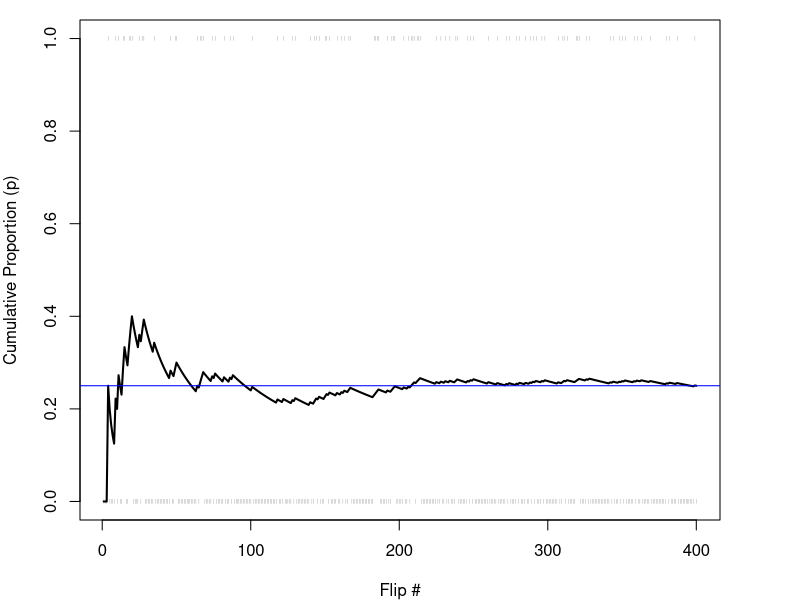
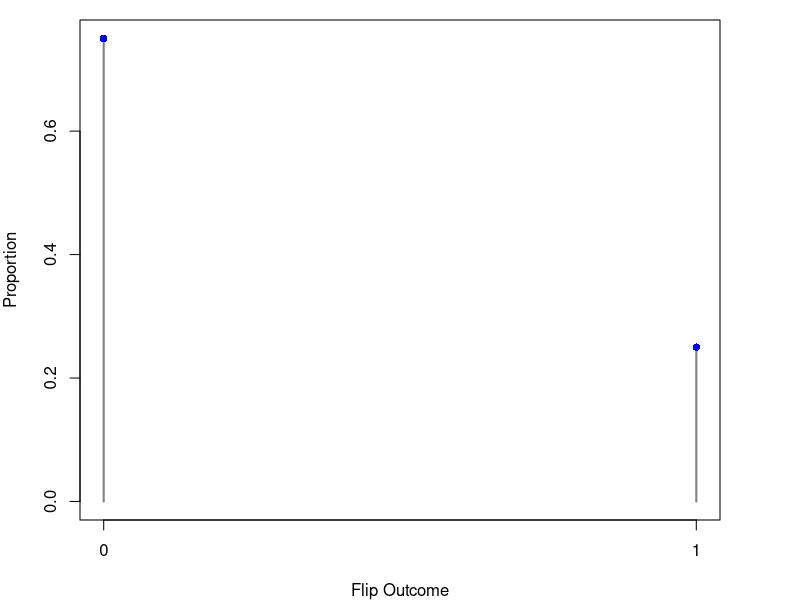
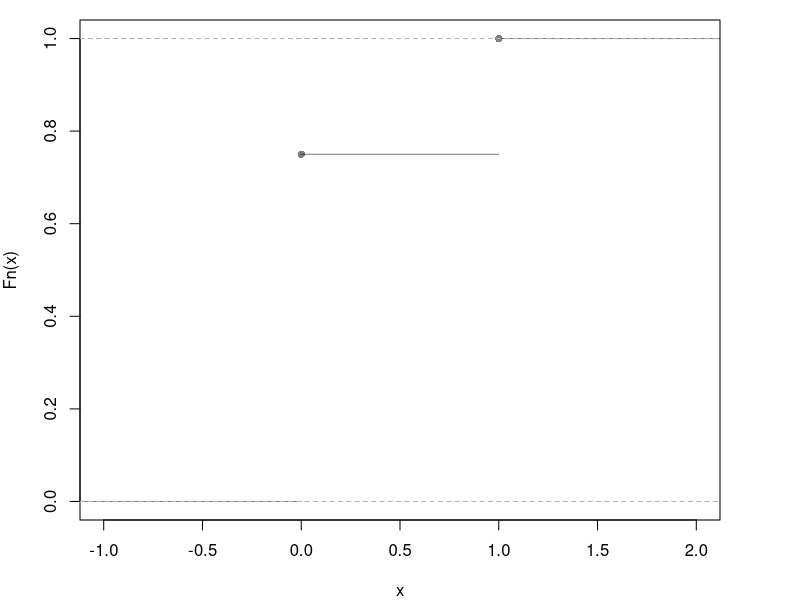
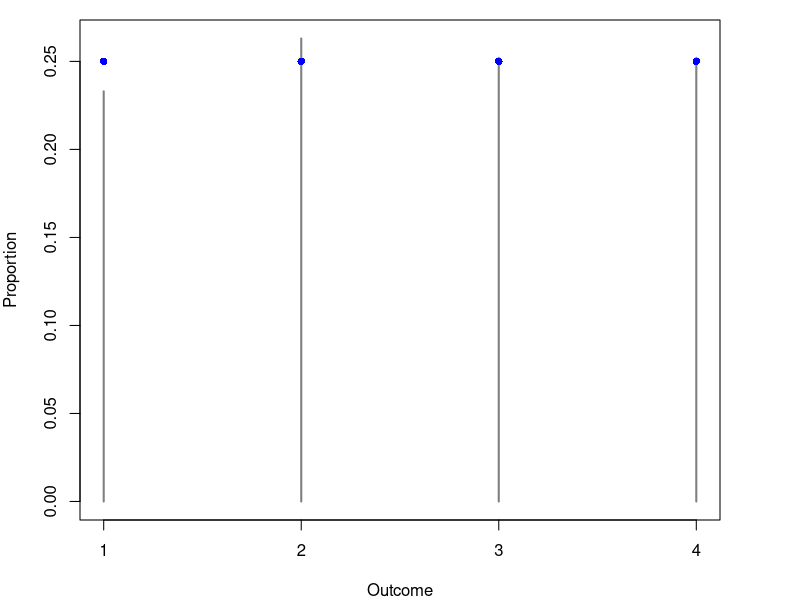
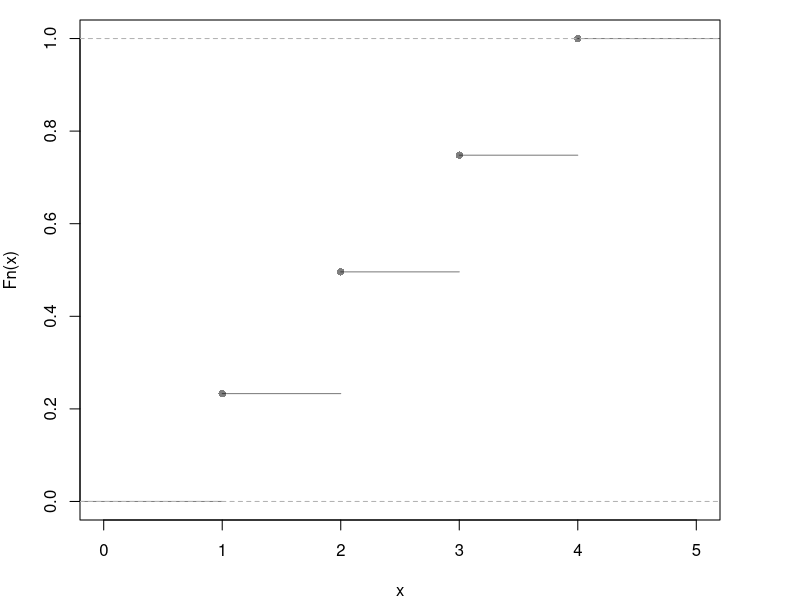
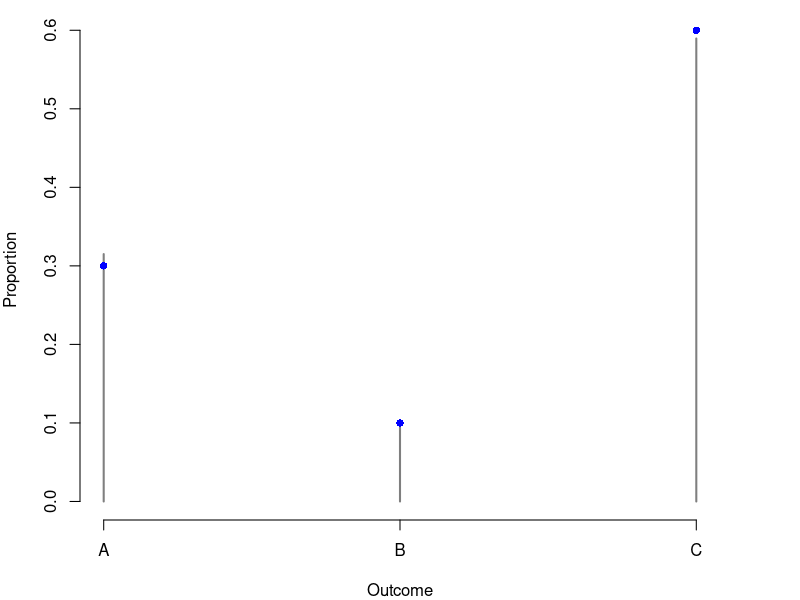
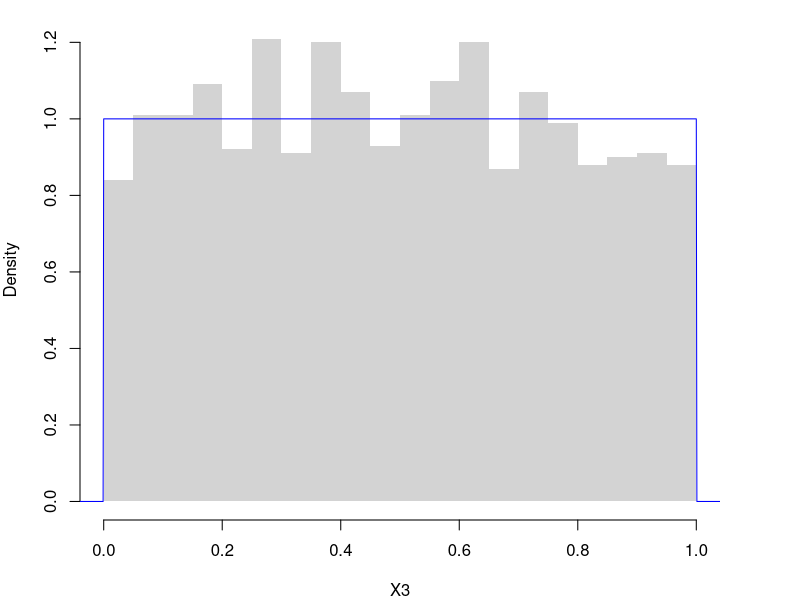
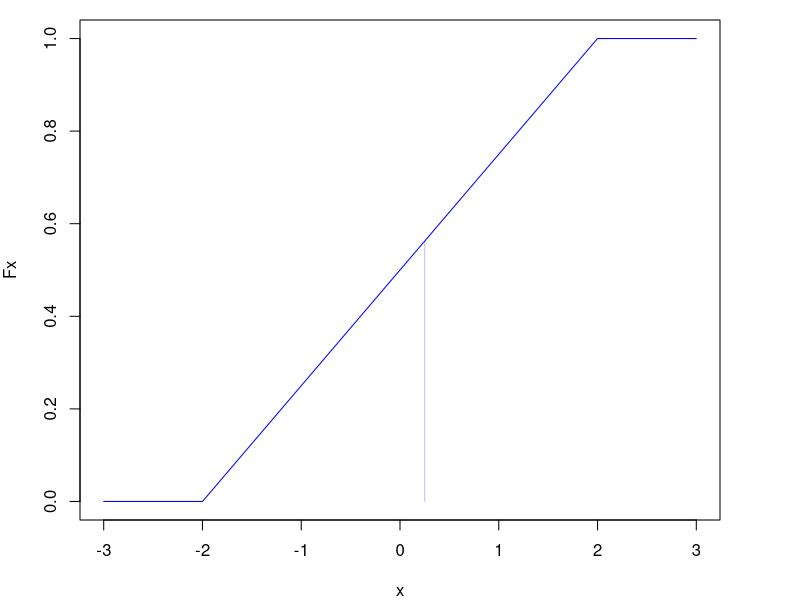

These charts were generated, in order, by the following R code:
## ---- chunk 1
x <- c(0,1)
x_probs <- c(3/4, 1/4)

sample(x, 1, prob=x_probs, replace=T) # 1 Flip
sample(x, 4, prob=x_probs, replace=T) # 4 Flips 
X0 <- sample(x, 400, prob=x_probs, replace=T)

# Plot Cumulative Proportion
X0_t <- seq(1, length(X0)) #head(X0_t)
X0_mt <- cumsum(X0)/X0_t #head(X0_mt)
par(mar=c(4,4,1,4))
plot(X0_t, X0_mt, type='l',
    ylab='Cumulative Proportion (p)',
    xlab='Flip #', 
    ylim=c(0,1), 
    lwd=2)
# Show individual flip outcomes
points(X0_t, X0, col=grey(0,.5),
    pch='|', cex=.3)
# Show theoretical proportions
abline(h=0.25, col='blue')

# Plot Long run proportions
proportions <- table(X0)/length(X0)
plot(proportions, 
    col=grey(0, 0.5),
    xlab='Flip Outcome', 
    ylab='Proportion',
    main=NA)
points(c(0,1), c(.75, .25), pch=16, col='blue') # Theoretical values

# Plot CDF
plot( ecdf(X0), col=grey(0,.5),
    pch=16, main=NA) #Empirical
#points(c(0,1), c(.75, 1), pch=16, col='blue') # Theoretical
## ---- chunk 2
x <- c(1,2,3,4)
x_probs <- c(1/4, 1/4, 1/4, 1/4)
# sample(x, 1, prob=x_probs, replace=T) # 1 roll
X1 <- sample(x, 2000, prob=x_probs, replace=T) # 2000 rolls

# Plot Long run proportions
proportions <- table(X1)/length(X1)
plot(proportions, col=grey(0,.5),
    xlab='Outcome', ylab='Proportion', main=NA)
points(x, x_probs, pch=16, col='blue') # Theoretical values

# Hist w/ Theoretical Counts
# hist(X1, breaks=50, border=NA, main=NA, ylab='Count')
# points(x, x_probs*length(X1), pch='-') 

# Alternative Plot
plot( ecdf(X1), pch=16, col=grey(0,.5), main=NA)

# Alternative Plot 2
#props <- table(X1)
#barplot(props, ylim = c(0, 0.35), ylab = "Proportion", xlab = "Value")
#abline(h = 1/4, lty = 2)
## ---- chunk 3
x <- c('A', 'B', 'C')
x_probs <- c(3/10, 1/10, 6/10)
sum(x_probs)
X2 <- sample(x, 2000, prob=x_probs, replace=T) # sample of 2000

# Plot Long run proportions
proportions <- table(X2)/length(X2)
plot(proportions, col=grey(0,.5),
    xlab='Outcome', ylab='Proportion', main=NA)
points(x_probs, pch=16, col='blue') # Theoretical values

# Histogram version
# X2_alt <- X1
# X2_alt[X2_alt=='A'] <- 1
#X2_alt[X2_alt=='B'] <- 2
#X2_alt[X2_alt=='C'] <- 3
#X2_alt <- as.numeric(X1_alt)
#hist(X2_alt, breaks=50, border=NA, 
#    main=NA, ylab='Count')
#points(x, x_probs*length(X2_alt), pch=16) ## Theoretical Counts

# Alternative Plot
# plot( ecdf(X2), pch=16, col=grey(0,.5), main=NA)
## ---- chunk 4
# Prob. < 0.25
punif(0.25)

# Prob. > 0.25
1-punif(0.25)

# Prob. in (0.2,0.7]
F_two <- punif( c(0.2, 0.7) )
F_in <- F_two[2] - F_two[1]
F_in

# Prob. out of (0.2,0.7]
F_out <- 1- F_in
F_out
## ---- chunk 5
runif(3) # 3 draws

# Empirical Density 
X3 <- runif(2000)
hist(X3, breaks=20, border=NA, main=NA, freq=F)
# Theoretical Density
x <- seq(-0.1,1.1,by=.001)
fx <- dunif(x)
lines(x, fx, col='blue')

# CDF example 1
P_low <- punif(0.25)
P_low
# Uncomment to show via PDF
# x_low <- seq(0,0.25,by=.001)
# fx_low <- dunif(x_low)
# polygon( c(x_low, rev(x_low)), c(fx_low,fx_low*0),
#    col=rgb(0,0,1,.25), border=NA)
    
# CDF example 2
P_high <- 1-punif(0.25)
P_high
# Uncomment to show via PDF
# x_high <- seq(0.25,1,by=.001)
# fx_high <- dunif(x_high)
# polygon( c(x_high, rev(x_high)), c(fx_high,fx_high*0),
#    col=rgb(0,0,1,.25), border=NA)
    
# CDF example 3
P_mid <- punif(0.75) - punif(0.25)
P_mid
# Uncomment to show via PDF
# x_mid <-  seq(0.25,0.75,by=.001)
# fx_mid <- dunif(x_mid)
# polygon( c(x_mid, rev(x_mid)), c(fx_mid,fx_mid*0),
#    col=rgb(0,0,1,.25), border=NA)
## ---- chunk 6
# Simulation
X <- runif(1000, -2, 2)
# ... 

# Draw by computer the CDF, F(x)
x <- seq(-3,3,by=0.005)
Fx <- punif(x, -2, 2)
plot(x, Fx, type='l', col='blue')
# Answer
Fstar <- punif(0.25, -2, 2)
# Visualize Answer
segments(0.25, 0, 0.25, Fstar,
    col=rgb(0,0,1, 0.25))

# Draw by computer the PDF, f(x)
fx <- dunif(x, -2, 2)
plot(x, fx, type='l', col='blue')
# Visualize Answer
fstar <- dunif(0.25, -2, 2)
polygon(
    c(-2, 0.25, 0.25, -2), 
    c(0, 0, fstar,fstar),
    col=rgb(0,0,1, 0.25), border=NA)
## ---- chunk 7
X4 <- rbeta(2000,2,2) ## two shape parameters
hist(X4, breaks=20, border=NA, main=NA, freq=F)

#See the underlying probabilities
#f_25 <- dbeta(.25, 2, 2)

x <- seq(0,1,by=.01)
fx <- dbeta(x, 2, 2)
lines(x, fx, col='blue')
## ---- chunk 8
plot( ecdf(X4), main=NA) # Empirical

x <- seq(0,1,by=.01) # Theoretical
Fx <- pbeta(x, 2, 2)
lines(x, Fx, col='blue')

# Middle Interval Example 
F2 <- pbeta(0.2, 2, 2)
F8 <- pbeta(0.8, 2, 2)
F_2_8 <- F8 - F2
F_2_8

# Visualize
title('Middle between 0.2 and 0.8')
segments( 0.2, F2, -1, F2, col='red')
segments( 0.8, F8, -1, F8, col='red')
## ---- chunk 9
#| fig-width: 8
#| fig-height: 6
op <- par(no.readonly = TRUE); on.exit(par(op), add = TRUE)
x <- seq(0,1,by=.01)
pars <- expand.grid( c(.5,1,2), c(.5,1,2) )
par(mfrow=c(3,3))
apply(pars, 1, function(p){
    fx <- dbeta( x,p[1], p[2])
    plot(x, fx, type='l', xlim=c(0,1), ylim=c(0,4), lwd=2, col='blue')
    #hist(rbeta(2000, p[1], p[2]), breaks=50, border=NA, main=NA, freq=F)
})
title('Beta densities', outer=T, line=-1)
## ---- chunk 10
rexp(3) # 3 draws

X5 <- rexp(2000)
hist(X5, breaks=20,
    border=NA, main=NA,
    freq=F, ylim=c(0,1), xlim=c(0,10))
    
x <- seq(0,10,by=.1)
fx <- dexp(x)
lines(x, fx, col='blue')
## ---- chunk 11
pexp(10, 1/50)
## ---- chunk 12
rnorm(3) # 3 draws

X6 <- rnorm(2000)
hist(X6, breaks=20,
    border=NA, main=NA,
    freq=F, ylim=c(0,.4), xlim=c(-4,4))

x <- seq(-10,10,by=.025)
fx <- dnorm(x)
lines(x, fx, col='blue')
## ---- chunk 13
pnorm( c(-1.645, 1.645) ) # 10%
pnorm( c(-2.576, 2.576) ) #  1%
## ---- chunk 14
plot( ecdf(X6), main=NA) # Empirical

x <- seq(-4,4,by=.01) # Theoretical
Fx <- pnorm(x, 0, 1)
lines(x, Fx, col='blue')

# Middle Interval Example 
F2 <- pnorm(0.2, 0, 1)
F8 <- pnorm(0.8, 0, 1)
F_2_8 <- F8 - F2
F_2_8

# Visualize
title('Middle between 0.2 and 0.8')
segments( 0.2, F2, -5, F2, col='red')
segments( 0.8, F8, -5, F8, col='red')
## ---- chunk 15
# Start with a simulation of 1000 people to build intuition
X <- rnorm(1000,2,3)
hist(X, freq=F, border=NA, main=NA)
sum(X>4)/1000

# Do an exact calculation
1-pnorm(4,2,3)
## ---- chunk 16
# PDF
x <- seq(-10,10,by=.025)
fx <- dnorm(x)
plot(x, fx,
    col='blue', type='l',
    ylab='Theoretical Density: f(x)',
    main='Middle 90%')
# Show Middle 90%
x_90 <- seq(-1.645,1.645,by=.025)
fx_90 <- dnorm(x_90)
polygon( c(x_90, rev(x_90)), c(fx_90,fx_90*0),
    col=rgb(0,0,1,.25), border=NA)
pnorm(1.645)-pnorm(-1.645)
